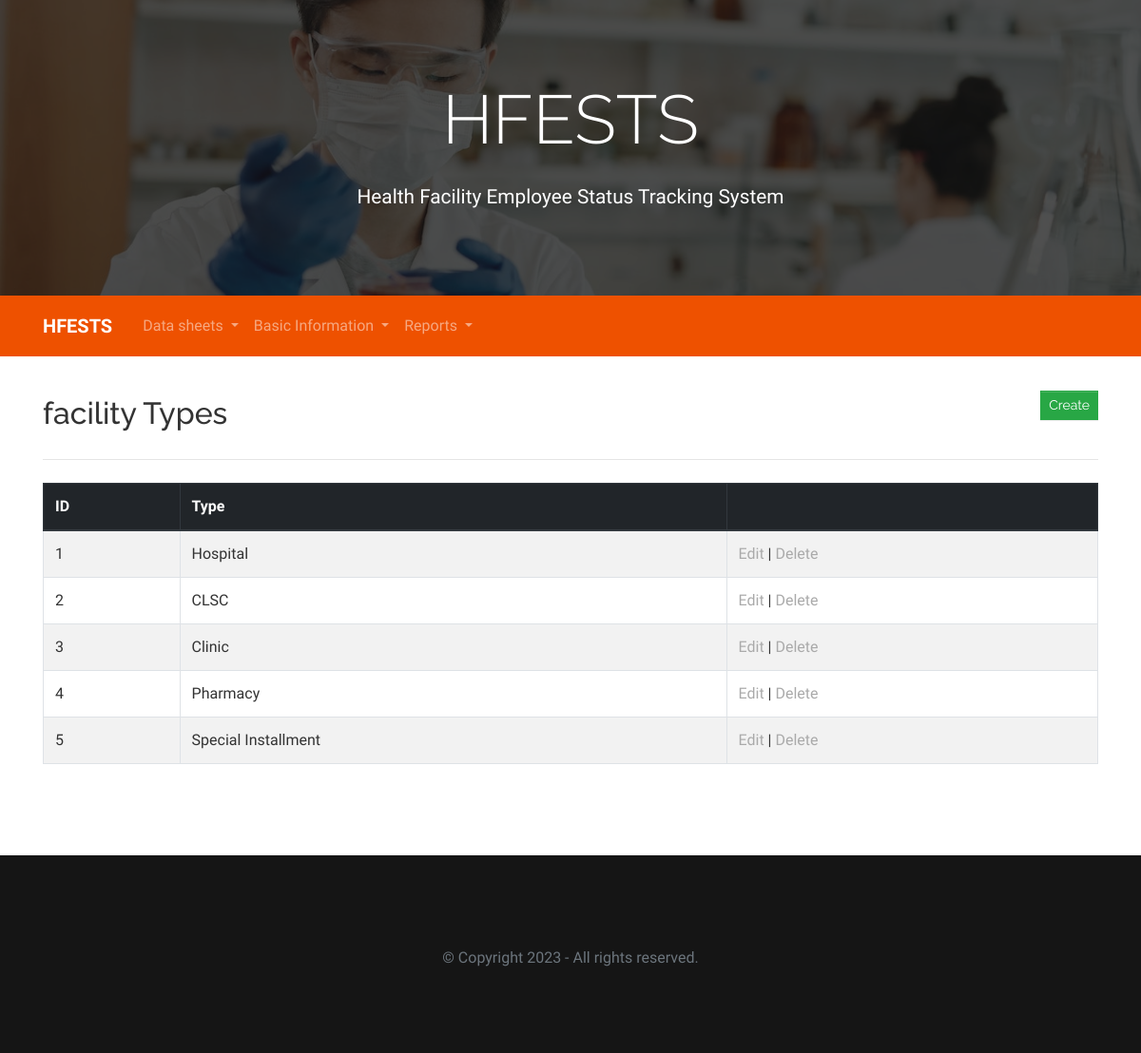
The page /facility-type.php on the database its author committed.
### tables this page shows
CREATE TABLE IF NOT EXISTS `facility_type` (
  `id` INT NOT NULL AUTO_INCREMENT,
  `type` VARCHAR(255) NOT NULL,
  PRIMARY KEY (`id`));

### inc/facility-function.inc.php (called while the page is built, shortened)
<?php
require "inc/function.inc.php";
function fetchAllFacilityTypes()
{
    global $db;
    $sql = "SELECT * FROM facility_type ORDER BY id ASC";
    return $db->query($sql);
}

### facility-type.php (the view, shortened to what this page needs)
<?php
require "inc/facility-function.inc.php";
$results = fetchAllfacilityTypes();
$pageTitle = "facility Types";
include "inc/header.inc.php";
?>
    <div class="row mt-4">
        <div class="col-12">
            <h2><?= $pageTitle ?><a class="btn btn-sm btn-success pull-right" href="facility-type-update.php">Create</a></h2>
            <hr>
        </div>
        <div class="table-responsive col-12">
            <table class="table table-hover table-striped table-bordered">
                <thead class="thead-dark">
                <tr>
                    <th>ID</th>
                    <th>Type</th>
                    <th></th>
                </tr>
                </thead>
                <tbody>
                <?php while ($row = $results->fetch_assoc()) { ?>
                    <tr>
                        <td><?= $row['id']; ?></td>
                        <td><?= $row['type']; ?></td>
                        <td>
                            <a href="facility-type-update.php?id=<?= $row['id']; ?>&mode=edit">Edit</a> |
                            <a href="facility-type-update.php?id=<?= $row['id']; ?>&mode=delete">Delete</a>
                        </td>
                    </tr>
                <?php } ?>
                </tbody>
            </table>
        </div>
    </div>
<?php include "inc/footer.inc.php";  ?>

### rows shown on the page
facility_type: id "1", type "Hospital"
facility_type: id "2", type "CLSC"
facility_type: id "3", type "Clinic"
facility_type: id "4", type "Pharmacy"
facility_type: id "5", type "Special Installment"

### other values the page prints
$pageTitle "facility Types"
